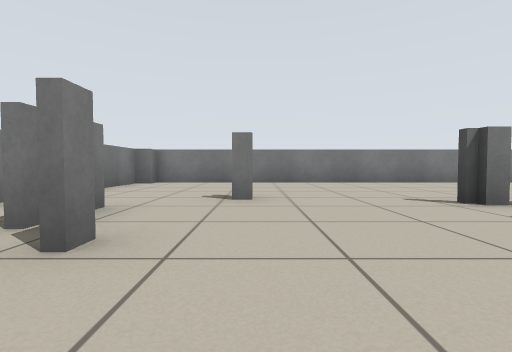
[1] (above)

24 first-person views from a walk through a world built for the Player/Stage simulator. The camera is 0.5 m above the floor, tilts 2° down and sees 85° across. Floor lines are 1 m apart. The floor is counted in squares, 1 m on a side. Each view is taken from the middle of a square. On the plan, view 1 faces up. The plan holds only what a view shows up to about 9 squares ahead; the rest is blank. Robots are left out.

[2]
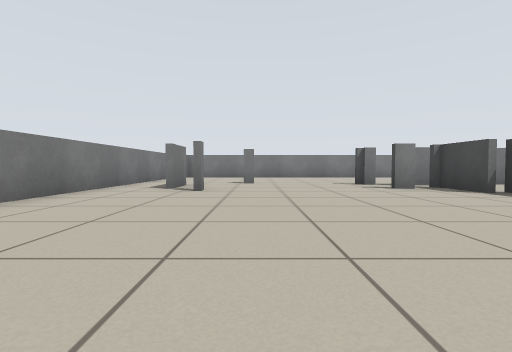

[3]
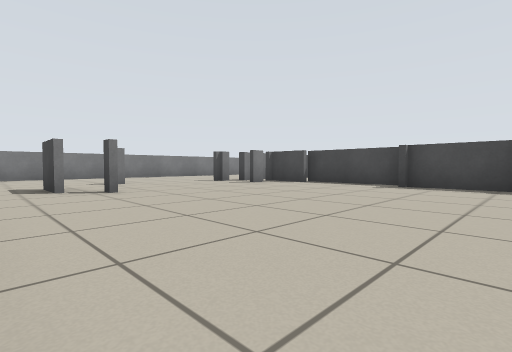

[4]
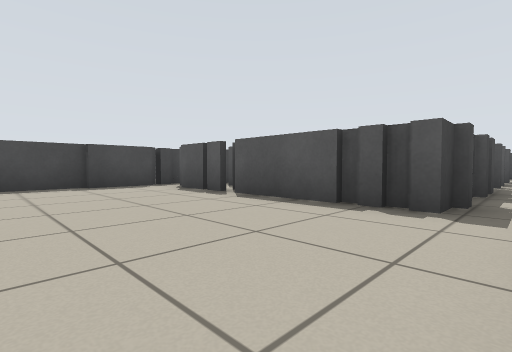

[5]
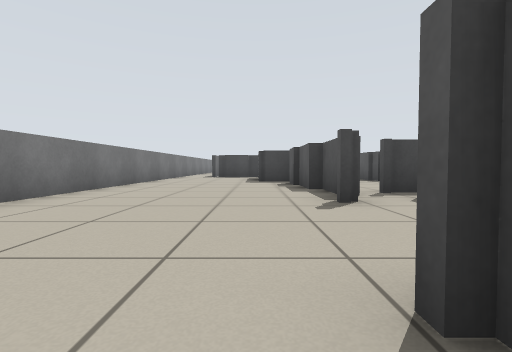

[6]
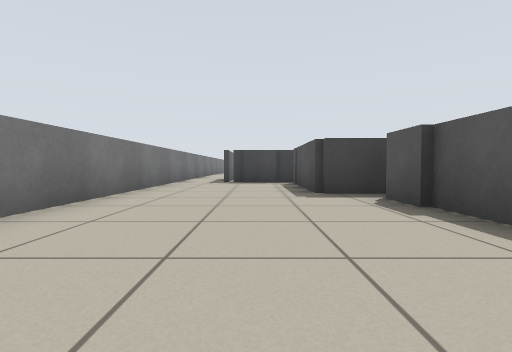

[7]
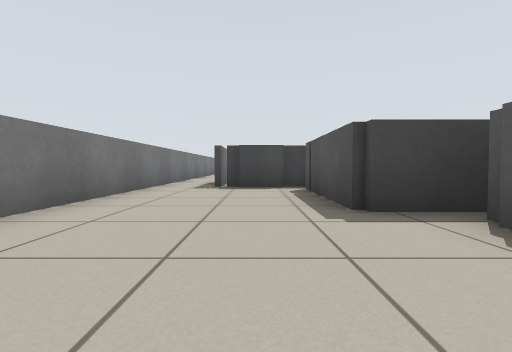

[8]
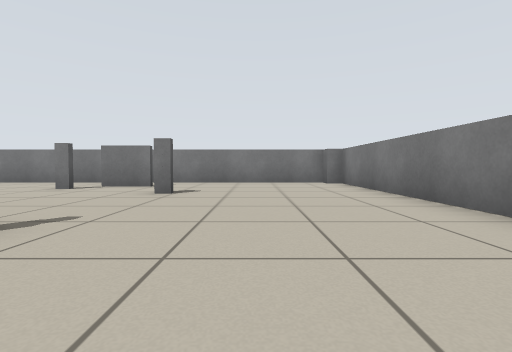

[9]
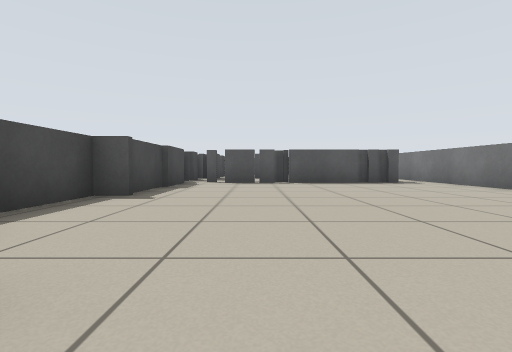

[10]
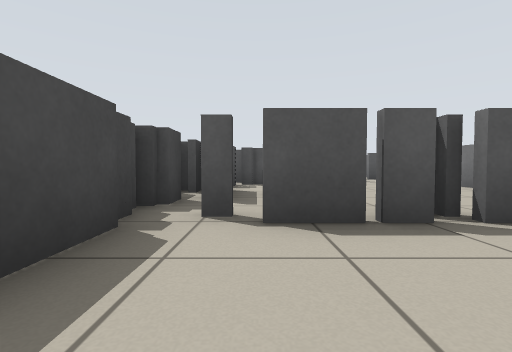

[11]
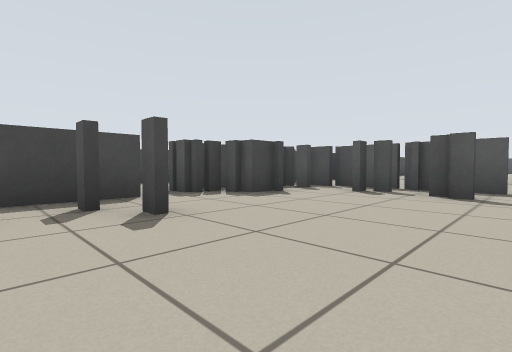

[12]
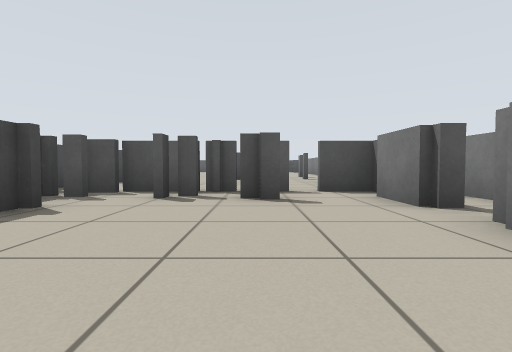

[13]
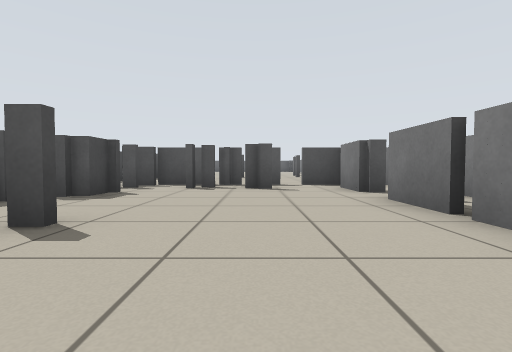

[14]
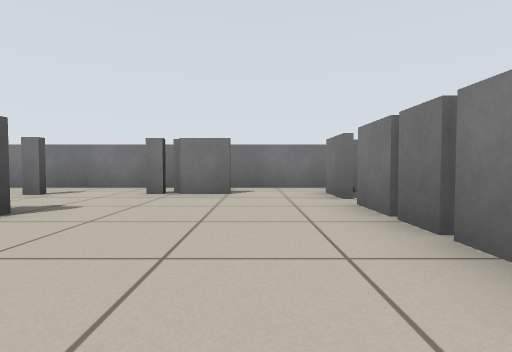

[15]
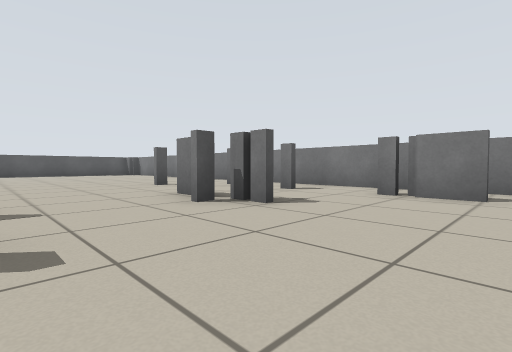

[16]
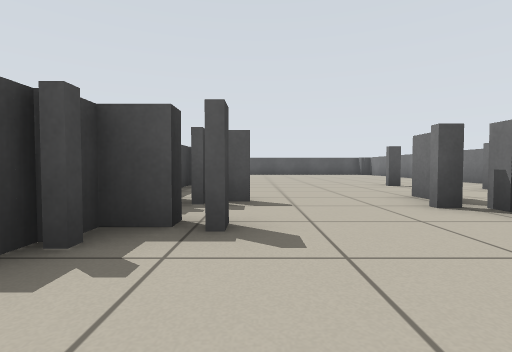

[17]
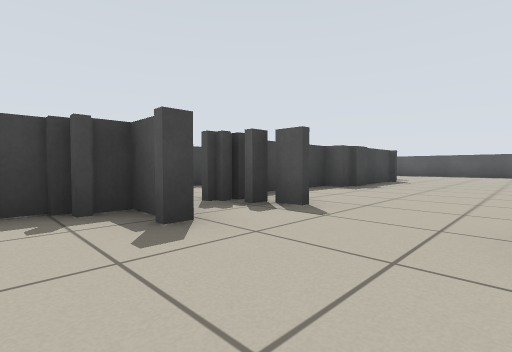

[18]
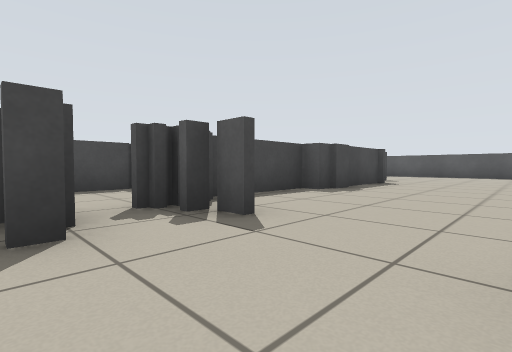

[19]
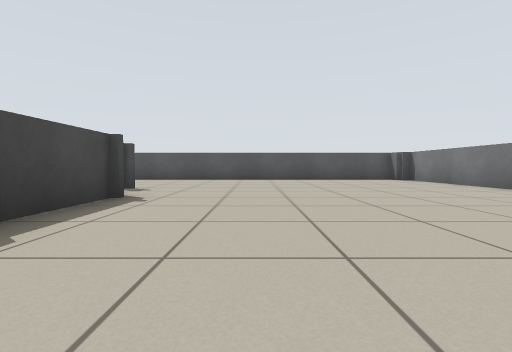

[20]
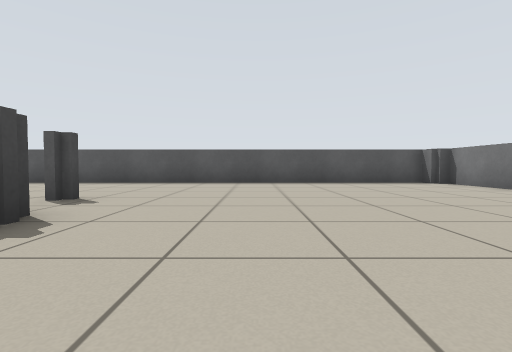

[21]
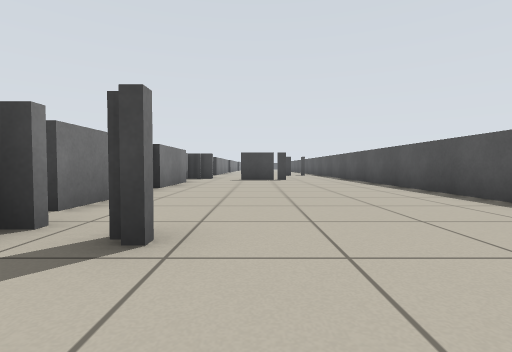

[22]
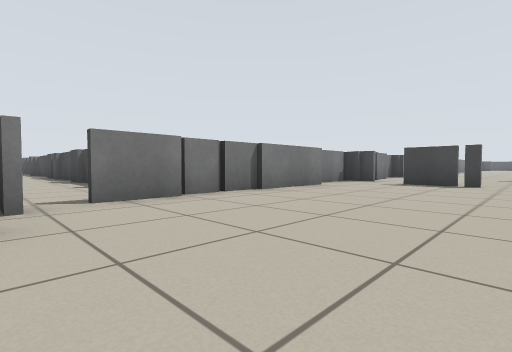

[23]
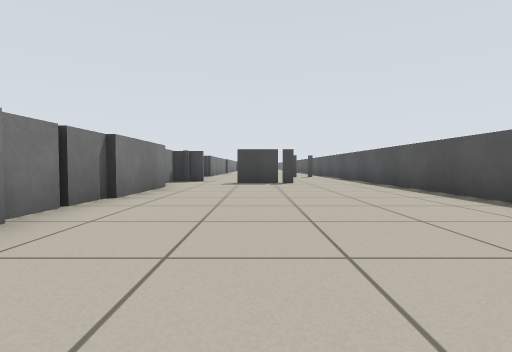

[24]
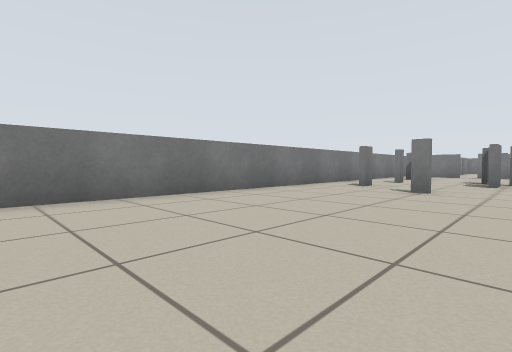

### Floor plan
Key: @ floor where view 1 was taken; # wall or solid block; . floor; = window, fence, low wall or low ledge.
Columns run from 4 left of view 1 to 14 right of it. Each row starts with its distance up from view 1.
  9  ==================
  8 ==.................
  7 =...............==
  6 =...............=
  5 =...........=====
  4 =...=..======#
  3 =.=.....=...=
  2 =.==...==...
  1 =.......==
  0 =...@....=
 -1 =........=
 -2 =.......==
 -3 =.......=
 -4 =.......=
 -5 =.====..=
 -6 =.=..====
 -7  . ... ==
 -8  .=...===
 -9  .=.....=
-10  .=.....=  =
-11 =......==  =
-12 =.=.=...=
-13 =.=..=.==
-14 =.=.=====
-15 =....... =
-16 =.=......=
-17 =.=....===
-18 =...==.....=
-19 =.=.=..===.=
-20 =........=.=
-21 =.=......=.=
-22 =..=....==.=
-23 =.......= .
-24 =.......= .
-25 =.......=..      ==
-26 =.......=========.=
-27 =........=.........
-28 =................=
-29 =................=.
-30 =..................
-31 ==.................
-32  ==================

Where each view was taken, in squares from view 1:
view 1: 0 up, 0 right, facing up
view 2: 4 down, 0 right, facing up
view 3: 4 down, 3 left, facing up-right
view 4: 2 down, 3 left, facing down-right
view 5: 5 up, 1 left, facing right
view 6: 6 up, 3 right, facing right
view 7: 6 up, 5 right, facing right
view 8: 6 up, 5 right, facing left
view 9: 3 up, 2 right, facing down
view 10: 3 down, 3 right, facing down
view 11: 7 down, 1 left, facing down-right
view 12: 8 down, 0 right, facing down
view 13: 6 down, 0 right, facing down
view 14: 15 down, 3 right, facing left
view 15: 15 down, 3 right, facing down-left
view 16: 15 down, 3 right, facing down
view 17: 16 down, 1 right, facing down-right
view 18: 17 down, 1 right, facing down-right
view 19: 21 down, 2 right, facing down
view 20: 23 down, 2 right, facing down
view 21: 28 down, 3 right, facing right
view 22: 30 down, 5 right, facing up-right
view 23: 28 down, 5 right, facing right
view 24: 28 down, 1 right, facing up-left
